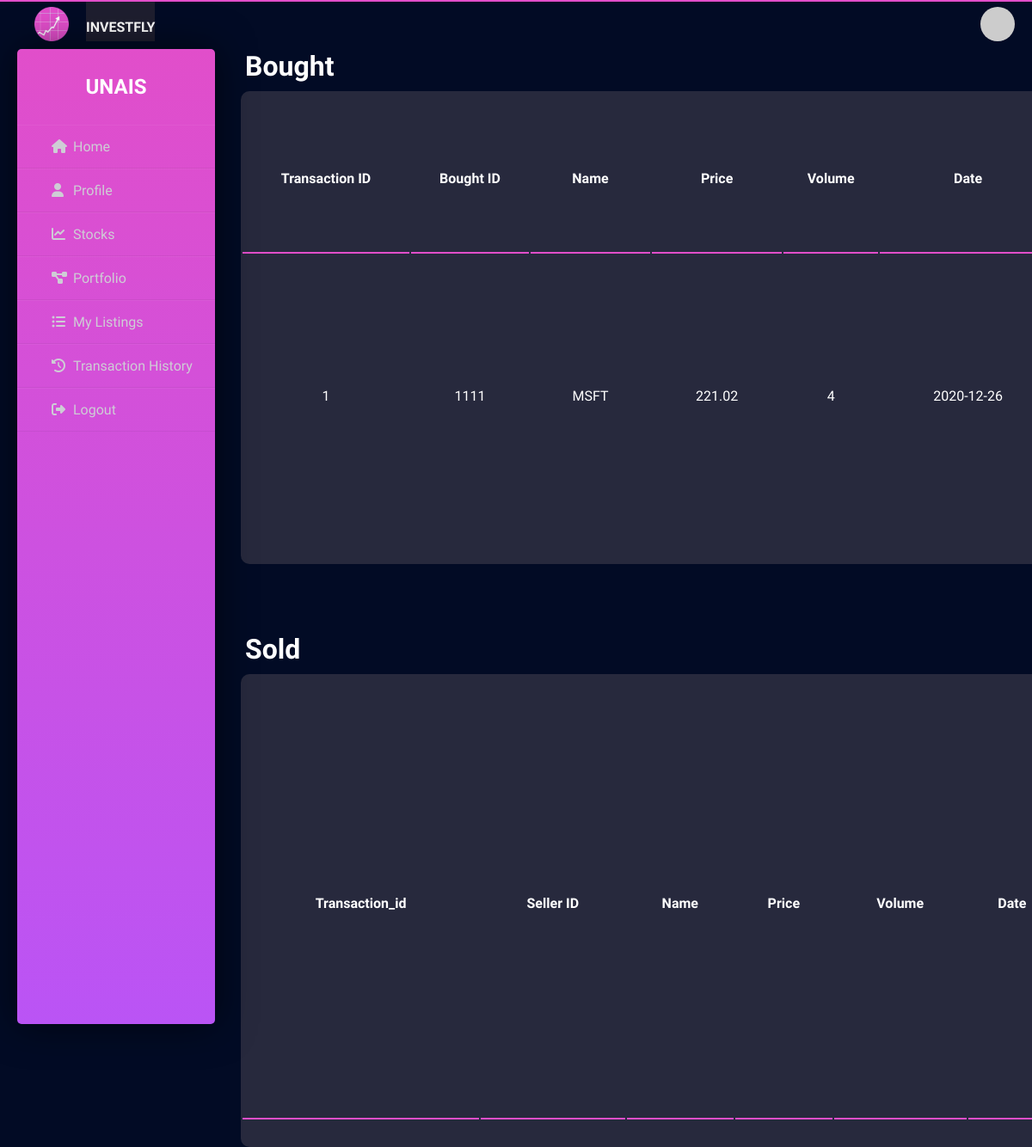
Page /history (signed in) on the earlier database version.
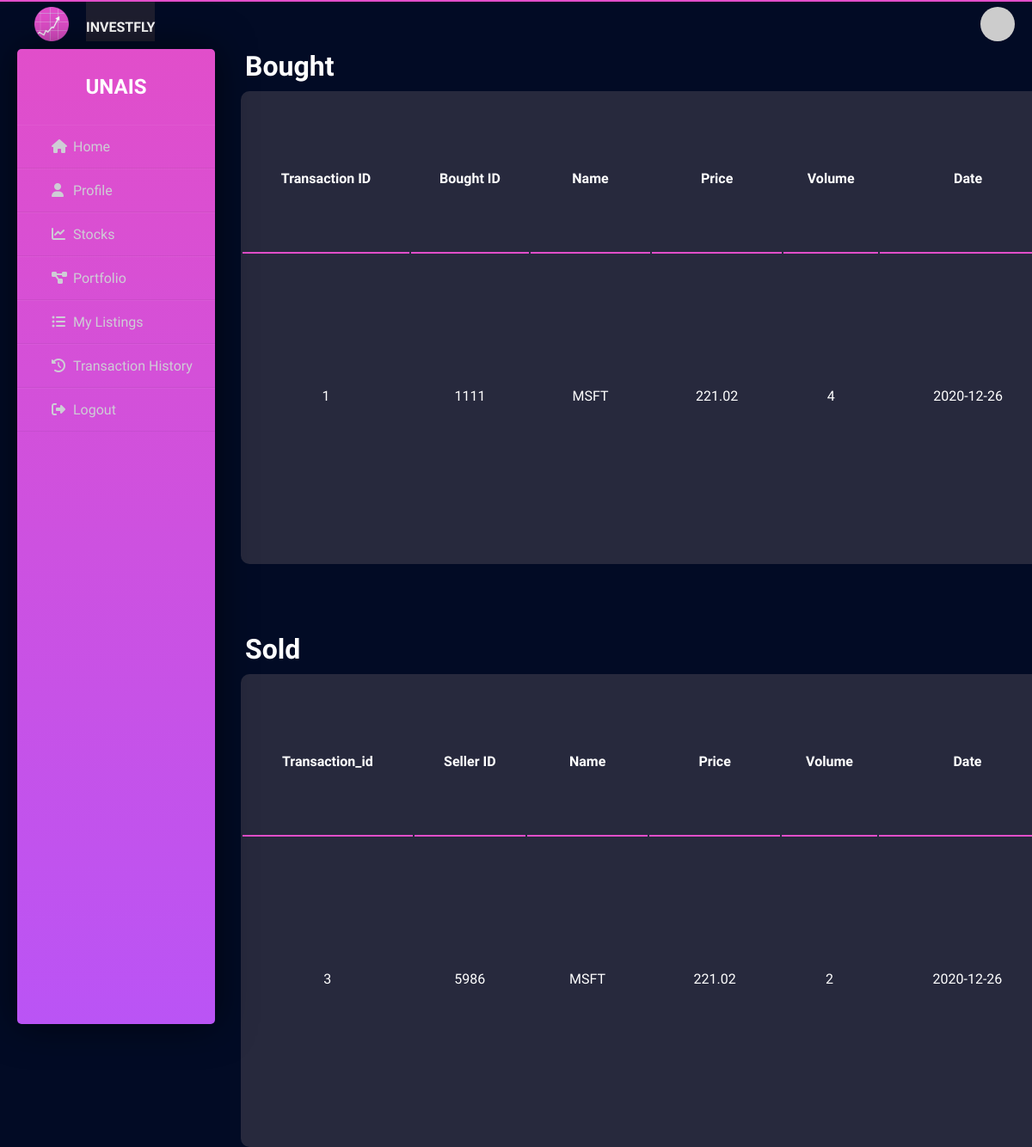
Same page on the later database version.
### app/models.py (models this page shows, shortened)
class user_login(UserMixin, db.Model):
    id = db.Column(db.Integer, primary_key=True, nullable=False, unique=True)
    username = db.Column(db.String(64), index=True, unique=True, nullable=False)
    email = db.Column(db.String(120), index=True, unique=True, nullable=False)
    password_hash = db.Column(db.String(128))
    def avatar(self, size):
        digest = md5(self.email.lower().encode('utf-8')).hexdigest()
        return 'https://www.gravatar.com/avatar/{}?d=identicon&s={}'.format(digest, size)

class transaction(db.Model):
    id = db.Column(db.Integer, primary_key=True, nullable=False)
    transaction_date = db.Column(db.Date, nullable=False)
    buyer_id = db.Column(db.Integer, nullable=False)
    quantity = db.Column(db.Integer, nullable=False)
    seller_id = db.Column(db.Integer, nullable=False)
    selling_price = db.Column(db.Float, nullable=False)
    stock_name = db.Column(db.String, db.ForeignKey('stock.stock_name',onupdate='CASCADE',ondelete='NO ACTION'), nullable=False)
    def get_bought_list(self):
        return [self.id ,self.seller_id, self.stock_name, self.selling_price , self.quantity , self.transaction_date]
    def get_sold_list(self):
        return [self.id ,self.buyer_id, self.stock_name, self.selling_price , self.quantity , self.transaction_date]

### app/routes.py (the view)
@app.route('/history' , methods = ['GET' , 'POST'])
def history():
    Sold_headings = ['Transaction_id' ,'Seller ID ' ,'Name' , 'Price' , 'Volume' , 'Date']
    sold = transaction.query.filter_by(seller_id=current_user.id).all()
    sold_stocks = []
    for i in range(len(sold)):
        sold_stocks.append(sold[i].get_sold_list())
    Bought_headings = ['Transaction ID' ,'Bought ID ' ,'Name' , 'Price' , 'Volume' , 'Date']
    bought = transaction.query.filter_by(buyer_id=current_user.id).all()
    bought_stocks = []
    for i in range(len(bought)):
        bought_stocks.append(bought[i].get_bought_list())
    return render_template("history.html" ,Bought=bought_stocks , Sold=sold_stocks  ,Bought_headings=Bought_headings , Sold_headings=Sold_headings)

### app/models.py (called while the page is built)
@app.before_request
def before_request():
    session.permanent = True
    app.permanent_session_lifetime = timedelta(seconds=600)

@login.user_loader
def load_user(id):
    return user_login.query.get(int(id))

### app/templates/history.html (shortened to what this page needs)
{% extends "base2.html" %}
{% block head %}
    <link rel= "stylesheet" type= "text/css" href= "{{url_for('static',filename='css/portfolio.css')}}">
{% endblock %}
{% block content %}
<div class=row1>
    <h1 class="above">Bought</h1>
    <table class="table">
      <tr class="tab_head">
          {% for header in Bought_headings %}
          <th class="tab_b">{{ header }}</th>
          {% endfor %}
      </tr>
      {% for row in Bought %}
      <tr>
          {% for cell in row %}
          <td class="tab_body">{{ cell }}</td>
          {% endfor %}
      </tr>
      {% endfor %}
   </table>
</div>
<div class=row1>
    <h1 class="below">Sold</h1>
    <table class="table">
      <tr class="tab_head">
          {% for header in Sold_headings %}
          <th class="tab_b">{{ header }}</th>
          {% endfor %}
      </tr>
      {% for row in Sold %}
      <tr>
          {% for cell in row %}
          <td class="tab_body">{{ cell }}</td>
          {% endfor %}
      </tr>
      {% endfor %}
   </table>
</div>
{% endblock %}

### app/templates/base2.html (shortened to what this page needs)
<!DOCTYPE html>
<html lang="en">
<head>
    <link rel= "stylesheet" type= "text/css" href= "{{url_for('static',filename='css/base2.css')}}">
    {% block head %}{% endblock %}
</head>
<body>
<div class="wrapper">
    <img class="img" src="{{url_for('static',filename='img/logo1.png')}}" width="40" height="40" alt="" loading="lazy">
    <div class="header">
        <h4>INVESTFLY</h4>
    </div>
    <img class="user" src="{{current_user.avatar(128)}}" width="40" height="40" alt="" loading="lazy">
    <div class="sidebar">
        <h2>{{current_user.username}}</h2>
        <ul>
            <li><a href="{{ url_for('home_page' )}}"><i class="fas fa-home"></i>Home</a></li>
            <li><a href="{{ url_for('profile') }}"><i class="fas fa-user"></i>Profile</a></li>
            <li><a href="{{ url_for('stocks') }}"><i class="fas fa-chart-line"></i>Stocks</a></li>
            <li><a href="{{ url_for('portfolio') }}"><i class="fas fa-project-diagram"></i>Portfolio</a></li>
            <li><a href="{{ url_for('myListings') }}"><i class="fas fa-list-ul"></i>My Listings</a></li>
            <li><a href="{{ url_for('history') }}"><i class="fas fa-history"></i>Transaction History</a></li>
            <li><a href="{{ url_for('logout') }}"><i class="fas fa-sign-out-alt"></i>Logout</a></li>
        </ul>
    </div>
</div>
{% block content%}
{% endblock %}
</body>
</html>

### app/Static/css/base2.css (style rules this page uses)
* { margin: 0; padding: 0; box-sizing: border-box; list-style: none; text-decoration: none; font-family: 'Josefin Sans', sans-serif; }
::placeholder { color:ghostwhite; }
body { background-color: rgb(2, 11, 37); }
.wrapper { border-top: 2px solid #e14eca; width: 100%; display: flex; position: relative; }
.wrapper .sidebar { margin-left: 20px; margin-top: 55px; width: 230px; height: 85%; background: #ba54f5; background: -webkit-linear-gradient(0deg, #ba54f5 0%, #e14eca 100%); background: -o-linear-gradient(0deg, #ba54f5 0%, #e14eca 100%); background: -moz-linear-gradient(0deg, #ba54f5 0%, #e14eca 100%); background: linear-gradient(0deg, #ba54f5 0%, #e14eca 100%); padding: 30px 0px; position: fixed; border-radius: 5px; box-shadow: 0px 0px 45px 0px rgba(0, 0, 0, 0.6); display: block; overflow: auto; }
.wrapper .sidebar h2 { color: #fff; text-transform: uppercase; text-align: center; margin-bottom: 30px; }
.wrapper .sidebar ul li { padding: 15px; border-bottom: 1px solid #bdb8d7; border-bottom: 1px solid rgba(0,0,0,0.05); border-top: 1px solid rgba(255,255,255,0.05); }
.wrapper .sidebar ul li a { margin-left: 25px; color: #cecdd5; display: block; }
.wrapper .sidebar ul li a .fas { width: 25px; }
.wrapper .header { padding-top: 20px; background: #1e1e2f; color: white; text-transform: uppercase; text-align: center; margin-left: 20px; }
.wrapper .img { margin-top: 6px; margin-left: 40px; }
.wrapper .user { border-radius: 50%; margin-left: 80% ; margin-top: 6px; }

### app/Static/css/portfolio.css (style rules this page uses)
.table { overflow: hidden; background-color: #27293d; width: 950px; padding-bottom: 30px; padding-top: 15px; border-radius: 10px; height: 550px; }
.row1 { margin-left: 280px; margin-top: 10px; }
.tab_body { color: white; padding: 20px; text-align: center; }
.tab_head { color: white; }
.tab_b { padding: 5px; border-bottom: 2px solid #e14eca; }

### app/templates/history.html (style rules this page uses)
h1 { color:white; padding-left: 5px; padding-bottom: 10px; }
.above { padding-top: -30px; }
.below { padding-top:70px ; }

Differences in the rows shown:
added transaction: row "3" "2", buyer "5986", stock_name "MSFT", selling_price "221.02", transaction_date "2020-12-26"
